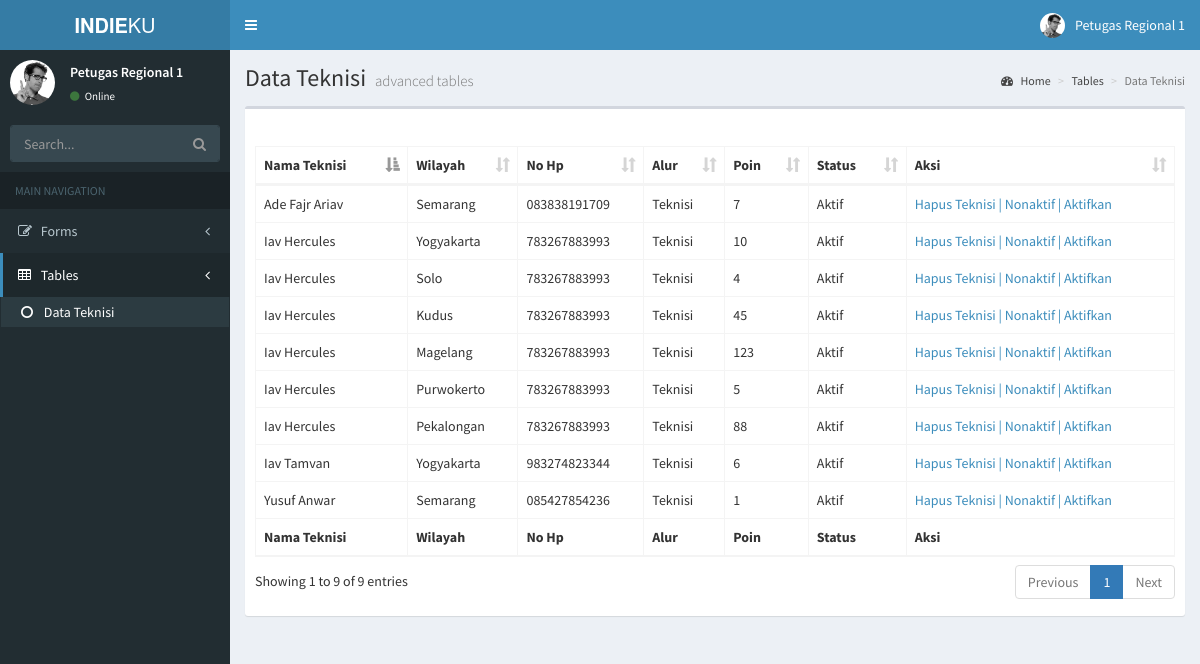
/pages/tables/data_user.php (signed in), run on the app's committed database.
### tables this page shows
CREATE TABLE `user_apps` (
  `id_user` int(8) NOT NULL,
  `nama_user` varchar(100) DEFAULT NULL,
  `wilayah_user` varchar(100) DEFAULT NULL,
  `no_hp_user` varchar(14) DEFAULT NULL,
  `total_point` varchar(8) DEFAULT '0',
  `username_user` varchar(50) DEFAULT NULL,
  `password_user` varchar(50) DEFAULT NULL,
  `rule` varchar(50) DEFAULT NULL,
  `status_user` varchar(50) DEFAULT NULL
);

### pages/tables/data_user.php (the view, shortened to what this page needs)
<?php
include '../../api/telkom_apps/controller/config.php';
?>
<!DOCTYPE html>
<html>
<head>
    <link rel="stylesheet" href="../../bower_components/bootstrap/dist/css/bootstrap.min.css">
    <link rel="stylesheet" href="../../bower_components/font-awesome/css/font-awesome.min.css">
    <link rel="stylesheet" href="../../bower_components/Ionicons/css/ionicons.min.css">
    <link rel="stylesheet" href="../../bower_components/datatables.net-bs/css/dataTables.bootstrap.min.css">
    <link rel="stylesheet" href="../../dist/css/AdminLTE.min.css">
    <link rel="stylesheet" href="../../dist/css/skins/_all-skins.min.css">
</head>
<body class="hold-transition skin-blue sidebar-mini">
<div class="wrapper">
    <header class="main-header">
        <a href="../../234652364!21273$&5632547.php" class="logo">
             <span class="logo-lg"><b>INDIE</b>KU</span> </a>
        <nav class="navbar navbar-static-top">
            <a href="#" class="sidebar-toggle" data-toggle="push-menu" role="button">
            </a>
            <div class="navbar-custom-menu">
                <ul class="nav navbar-nav">
                    <li class="dropdown user user-menu">
                        <a href="#" class="dropdown-toggle" data-toggle="dropdown">
                            <img src="../../dist/img/user2-160x160.jpg" class="user-image" alt="User Image">
                            <span class="hidden-xs">
                                <?php
                                echo "" . $_SESSION["nama_user"];
                                ?>
                            </span>
                        </a>
                    </li>
                </ul>
            </div>
        </nav>
    </header>
    <aside class="main-sidebar">
        <section class="sidebar">
            <div class="user-panel">
                <div class="pull-left image">
                    <img src="../../dist/img/user2-160x160.jpg" class="img-circle" alt="User Image">
                </div>
                <div class="pull-left info">
                    <p><?php
                        echo "" . $_SESSION["nama_user"];
                        ?></p>
                    <a href="#"><i class="fa fa-circle text-success"></i> Online</a>
                </div>
            </div>
            <form action="#" method="get" class="sidebar-form">
                <div class="input-group">
                    <input type="text" name="q" class="form-control" placeholder="Search...">
                    <span class="input-group-btn">
                <button type="submit" name="search" id="search-btn" class="btn btn-flat"><i class="fa fa-search"></i>
                </button>
              </span>
                </div>
            </form>
            <ul class="sidebar-menu" data-widget="tree">
                <li class="header">MAIN NAVIGATION</li>
                <li class="treeview">
                    <a href="#">
                        <i class="fa fa-edit"></i> <span>Forms</span>
                        <span class="pull-right-container">
                  <i class="fa fa-angle-left pull-right"></i>
                </span>
                    </a>
                </li>
                <li class="treeview active">
                    <a href="#">
                        <i class="fa fa-table"></i> <span>Tables</span>
                        <span class="pull-right-container">
                  <i class="fa fa-angle-left pull-right"></i>
                </span>
                    </a>
                    <ul class="treeview-menu">
                        <li class="active"><a href="data_user.php"><i class="fa fa-circle-o"></i> Data Teknisi</a></li>
                    </ul>
                </li>
            </ul>
        </section>
    </aside>
    <div class="content-wrapper">
        <section class="content-header">
            <h1>
                Data Teknisi
                <small>advanced tables</small>
            </h1>
            <ol class="breadcrumb">
                <li><a href="#"><i class="fa fa-dashboard"></i> Home</a></li>
                <li><a href="#">Tables</a></li>
                <li class="active">Data Teknisi</li>
            </ol>
        </section>
        <section class="content">
            <div class="row">
                <div class="col-xs-12">
                    <div class="box">
                        <div class="box-header">
                        </div>
                        <div class="box-body">
                            <table id="example2" class="table table-bordered table-hover">
                                <thead>
                                <tr>
                                    <th>Nama Teknisi</th>
                                    <th>Wilayah</th>
                                    <th>No Hp</th>
                                    <th>Alur</th>
                                    <th>Poin</th>
                                    <th>Status</th>
                                    <th>Aksi</th>
                                </tr>
                                </thead>
                                <tbody>
                                <?php
                                $queryRead = mysqli_query($db, "Select * from user_apps where rule = 'Teknisi';");
                                while ($ambil = mysqli_fetch_array($queryRead)) {
                                    echo "<tr>";
                                    echo "<td>" . $ambil['nama_user'] . "</td>";
                                    echo "<td>" . $ambil['wilayah_user'] . "</td>";
                                    echo "<td>" . $ambil['no_hp_user'] . "</td>";
                                    echo "<td>" . $ambil['rule'] . "</td>";
                                    echo "<td>" . $ambil['total_point'] . "</td>";
                                    echo "<td>" . $ambil['status_user'] . "</td>";
                                    echo "<td>";
                                    echo "<a href='../../api/telkom_apps/controller/delete_user.php?id_user=" . $ambil['id_user'] . "'>Hapus Teknisi | </a>";
                                    echo "<a href='../../api/telkom_apps/controller/update_api.php?pindah=updateUserNonaktif&id_user=" . $ambil['id_user'] . "'>Nonaktif | </a>";
                                    echo "<a href='../../api/telkom_apps/controller/update_api.php?pindah=updateUserAktif&id_user=" . $ambil['id_user'] . "'>Aktifkan</a>";
                                    echo "</td>";
                                    echo "</tr>";
                                }
                                ?>
                                </tbody>
                                <tfoot>
                                <tr>
                                    <th>Nama Teknisi</th>
                                    <th>Wilayah</th>
                                    <th>No Hp</th>
                                    <th>Alur</th>
                                    <th>Poin</th>
                                    <th>Status</th>
                                    <th>Aksi</th>
                                </tr>
                                </tfoot>
                            </table>
                        </div>
                    </div>
                </div>
            </div>
        </section>
    </div>
</div>
</body>
</html>

### data on the page
user_apps: nama_user "Ade Fajr Ariav", wilayah_user "Semarang", no_hp_user "083838191709", rule "Teknisi", total_point "7", status_user "Aktif"
user_apps: nama_user "Yusuf Anwar", wilayah_user "Semarang", no_hp_user "085427854236", rule "Teknisi", total_point "1", status_user "Aktif"
user_apps: nama_user "Iav Tamvan", wilayah_user "Yogyakarta", no_hp_user "983274823344", rule "Teknisi", total_point "6", status_user "Aktif"
user_apps: nama_user "Iav Hercules", wilayah_user "Yogyakarta", no_hp_user "783267883993", rule "Teknisi", total_point "10", status_user "Aktif"
user_apps: nama_user "Iav Hercules", wilayah_user "Solo", no_hp_user "783267883993", rule "Teknisi", total_point "4", status_user "Aktif"
user_apps: nama_user "Iav Hercules", wilayah_user "Kudus", no_hp_user "783267883993", rule "Teknisi", total_point "45", status_user "Aktif"
user_apps: nama_user "Iav Hercules", wilayah_user "Magelang", no_hp_user "783267883993", rule "Teknisi", total_point "123", status_user "Aktif"
user_apps: nama_user "Iav Hercules", wilayah_user "Purwokerto", no_hp_user "783267883993", rule "Teknisi", total_point "5", status_user "Aktif"
user_apps: nama_user "Iav Hercules", wilayah_user "Pekalongan", no_hp_user "783267883993", rule "Teknisi", total_point "88", status_user "Aktif"

### other printed values
$_SESSION["nama_user"] "Petugas Regional 1"
